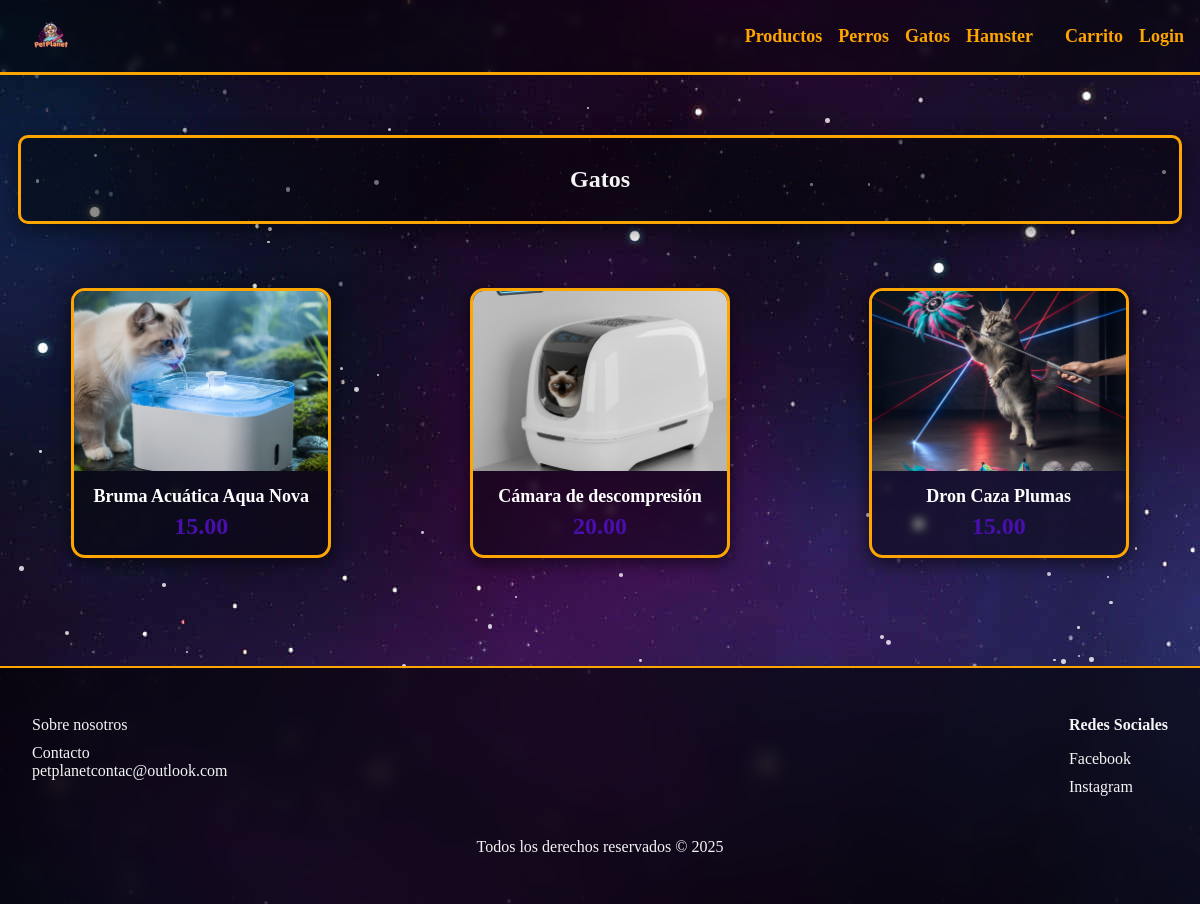
Screenshot of /gatos.php with the database file from the repository.
### tables this page shows
CREATE TABLE `productos` (
  `id` int(11) NOT NULL,
  `nombre` varchar(100) DEFAULT NULL,
  `descripcion` text DEFAULT NULL,
  `precio` decimal(10,2) DEFAULT NULL,
  `stock` int(11) DEFAULT NULL,
  `imagen` varchar(255) DEFAULT NULL,
  `id_categoria` int(11) DEFAULT NULL
);

### gatos.php (the view, shortened to what this page needs)
<?php
include 'includes/db.php';
$query = "SELECT * FROM productos WHERE id_categoria=2";
$resultado = mysqli_query($conn, $query);
?>
<!DOCTYPE html>
<html lang="es">
<head>
    <link rel="stylesheet" href="assets/css/style.css">
</head>
<body>
    <div class="fondo-espacial">
        <?php include 'includes/header.php'; ?>
        <main>
            <div class="page">
                <h2 class="hero">Gatos</h2>
                <div class="productos">
                    <?php while ($row = mysqli_fetch_assoc($resultado)) { ?>
                        <a href="producto-detalle.php?id=<?php echo $row['id']; ?>">
                            <article class="card">
                                <div class="img">
                                    <img src="<?php echo $row['imagen']; ?>">
                                </div>
                                <div class="meta">
                                    <p class="nombre"><?php echo $row['nombre']; ?></p>
                                    <p class="precio"><?php echo $row['precio']; ?></p>
                                </div>
                            </article>
                        </a>
                    <?php } ?>
                </div>
        </main>
        <?php include 'includes/footer.php'; ?>
</body>
</html>

### assets/Css/style.css (style rules this page uses)
* { margin: 0; padding: 0; box-sizing: border-box; text-decoration: none; list-style: none; }
main { flex: 1; position: relative; z-index: 10; }
.page { max-width: 1200px; margin: 26px auto; padding: 18px; }
.hero { background: rgba(0, 0, 0, 0.45); border-radius: 10px; padding: 28px; text-align: center; border: 3px solid #ffa500; box-shadow: 0 6px 20px rgba(0, 0, 0, 0.5); margin-bottom: 1rem; margin-top: 1rem; }
.card { width: 260px; background: rgba(0, 0, 0, 0.4); border-radius: 14px; border: 3px solid #ffa500; box-shadow: 0 5px 18px rgba(0, 0, 0, 0.6); overflow: hidden; transition: transform 0.45s ease, box-shadow 0.45s ease; cursor: pointer; backdrop-filter: blur(4px); position: relative; z-index: 10; }
.card .img { height: 180px; display: flex; justify-content: center; align-items: center; }
.card .img img { width: 100%; height: 100%; object-fit: cover; }
.meta { padding: 15px; text-align: center; }
.nombre { font-size: 18px; font-weight: bold; color: white; }
.precio { font-size: 20px; font-weight: bold; margin-top: 6px; color: #9bce42; }
.productos { display: grid; justify-items: center; grid-template-columns: 1fr 1fr 1fr; gap: 2rem; justify-content: center; margin-bottom: 2rem; margin-top: 4rem; }
.precio { font-size: 1.5rem; color: #490fad; font-weight: bold; }
.fondo-espacial { width: 100%; min-height: 100vh; background-image: url("../img/fondo/espacio4.jpg"); color: #f4f4f4; position: relative; display: flex; flex-direction: column; }

### rows the page displays
productos: imagen (picture), nombre "Bruma Acuática Aqua Nova", precio "15.00"
productos: imagen (picture), nombre "Cámara de descompresión", precio "20.00"
productos: imagen (picture), nombre "Dron Caza Plumas", precio "15.00"
